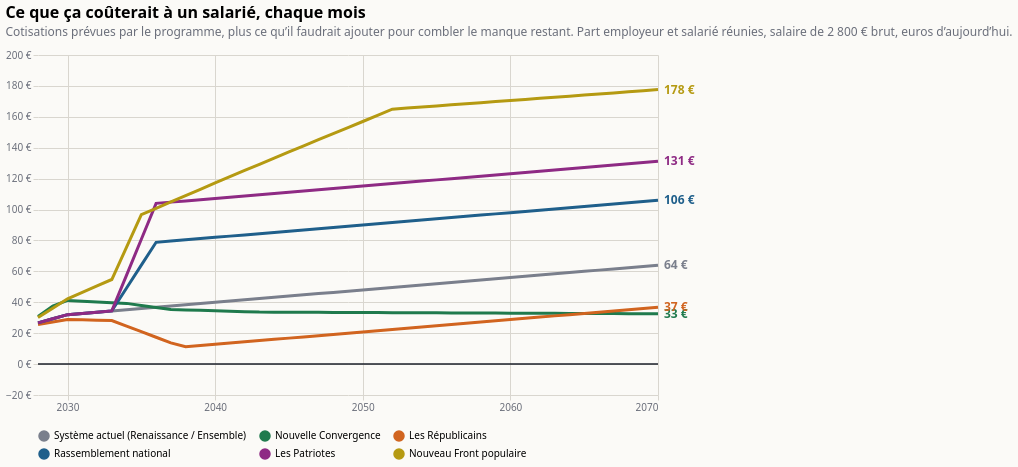

Here is the Vega-Lite specification saved for this chart:
### Vega-Lite specification from a JSON file in a GitHub repository (floating-point values rounded to 4 significant figures; data arrays with more than 128 entries replaced by an {"elided": "..."} marker saying what was removed)
{"$schema": "https://vega.github.io/schema/vega-lite/v6.json", "title": {"text": "Ce que ça coûterait à un salarié, chaque mois", "subtitle": "Cotisations prévues par le programme, plus ce qu’il faudrait ajouter pour combler le manque restant. Part employeur et salarié réunies, salaire de 2 800 € brut, euros d’aujourd’hui.", "anchor": "start", "fontSize": 16, "subtitleColor": "#6b6f7b", "subtitlePadding": 6, "offset": 12}, "background": "#fbfaf7", "config": {"font": "system-ui, sans-serif", "axis": {"gridColor": "#d9d6cf", "labelColor": "#6b6f7b", "domain": false, "tickColor": "#d9d6cf"}, "legend": {"orient": "bottom", "columns": 3, "labelLimit": 800, "symbolOpacity": 1}, "view": {"stroke": null}}, "width": 620, "height": 340, "data": {"values": {"elided": "258 records"}}, "encoding": {"x": {"field": "annee", "type": "quantitative", "scale": {"domain": [2028, 2070]}, "axis": {"format": "d", "title": null, "values": [2030, 2040, 2050, 2060, 2070]}}, "y": {"field": "valeur", "type": "quantitative", "scale": {"zero": true, "padding": 12}, "axis": {"title": null, "labelExpr": "replace(format(datum.value, ',.0f'), ',', ' ') + ' €'", "tickCount": 7}}, "color": {"field": "programme", "type": "nominal", "title": null, "sort": ["Système actuel (Renaissance / Ensemble)", "Nouvelle Convergence", "Les Républicains", "Rassemblement national", "Les Patriotes", "Nouveau Front populaire"], "scale": {"domain": ["Système actuel (Renaissance / Ensemble)", "Nouvelle Convergence", "Les Républicains", "Rassemblement national", "Les Patriotes", "Nouveau Front populaire"], "range": ["#7a7f8c", "#1f7a4d", "#d1641f", "#1f5f8b", "#8e2a84", "#b59a12"]}, "legend": {"orient": "bottom", "columns": 3, "labelLimit": 760}}}, "layer": [{"mark": {"type": "line", "strokeWidth": 3}}, {"data": {"values": [{"y": 0}]}, "mark": {"type": "rule", "strokeWidth": 1.5}, "encoding": {"x": {"value": 0}, "x2": {"value": 620}, "y": {"field": "y", "type": "quantitative"}, "color": {"value": "#1b1f2a"}}}, {"data": {"values": [{"annee": 2070, "programme": "Système actuel (Renaissance / Ensemble)", "valeur": 64.0, "etiquette": "64 €"}, {"annee": 2070, "programme": "Nouvelle Convergence", "valeur": 32.56, "etiquette": "33 €"}, {"annee": 2070, "programme": "Les Républicains", "valeur": 36.8, "etiquette": "37 €"}, {"annee": 2070, "programme": "Rassemblement national", "valeur": 106.0, "etiquette": "106 €"}, {"annee": 2070, "programme": "Les Patriotes", "valeur": 131.2, "etiquette": "131 €"}, {"annee": 2070, "programme": "Nouveau Front populaire", "valeur": 177.6, "etiquette": "178 €"}]}, "mark": {"type": "text", "align": "left", "dx": 6, "fontSize": 12, "fontWeight": "bold"}, "encoding": {"text": {"field": "etiquette"}}}]}
